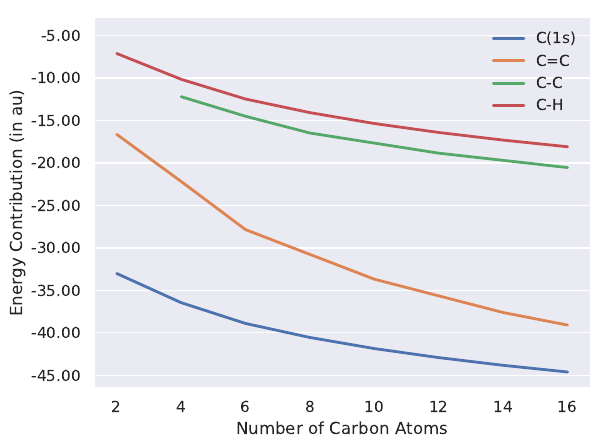

Recreate this plot in Python.
#!/usr/bin/env python

import copy
import numpy as np
import matplotlib
matplotlib.use('Agg')
import matplotlib.pyplot as plt
from matplotlib.ticker import MaxNLocator, FormatStrFormatter
from matplotlib.legend_handler import HandlerLineCollection, HandlerTuple
import seaborn as sns

n_carbons = np.arange(2,17,2)

c_core = np.array([
-33.021,
-36.453,
-38.901,
-40.552,
-41.855,
-42.920,
-43.827,
-44.613
])

c_double_c = np.array([
-16.649,
-22.193,
-27.861,
-30.779,
-33.693,
-35.655,
-37.616,
-39.093
])

c_single_c = np.array([
-12.218,
-14.523,
-16.495,
-17.679,
-18.865,
-19.712,
-20.561
])

c_h = np.array([
-7.135,
-10.172,
-12.495,
-14.096,
-15.377,
-16.430,
-17.328,
-18.110
])

sns.set(style='darkgrid', font='DejaVu Sans')

fig, ax = plt.subplots()

palette = sns.color_palette('Set1')

ax.plot(n_carbons, c_core, linewidth=2, linestyle='-', label='C(1s)')
ax.plot(n_carbons, c_double_c, linewidth=2, linestyle='-', label='C=C')
ax.plot(n_carbons[1:], c_single_c, linewidth=2, linestyle='-', label='C-C')
ax.plot(n_carbons, c_h, linewidth=2, linestyle='-', label='C-H')

ax.set_ylim(top=-3.0)
ax.xaxis.grid(False)
ax.yaxis.set_major_formatter(FormatStrFormatter('%.2f'))
ax.set_xticks(n_carbons)
ax.set_xlabel('Number of Carbon Atoms')
ax.set_ylabel('Energy Contribution (in au)')
ax.legend(loc='upper right', frameon=False)

sns.despine()
plt.savefig('polyacetylenes.pdf', bbox_inches = 'tight', dpi=1000)

